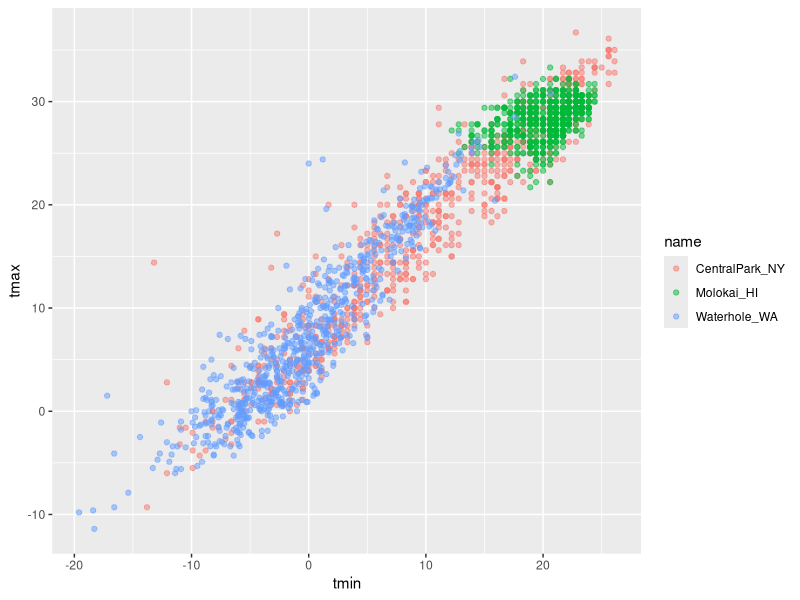
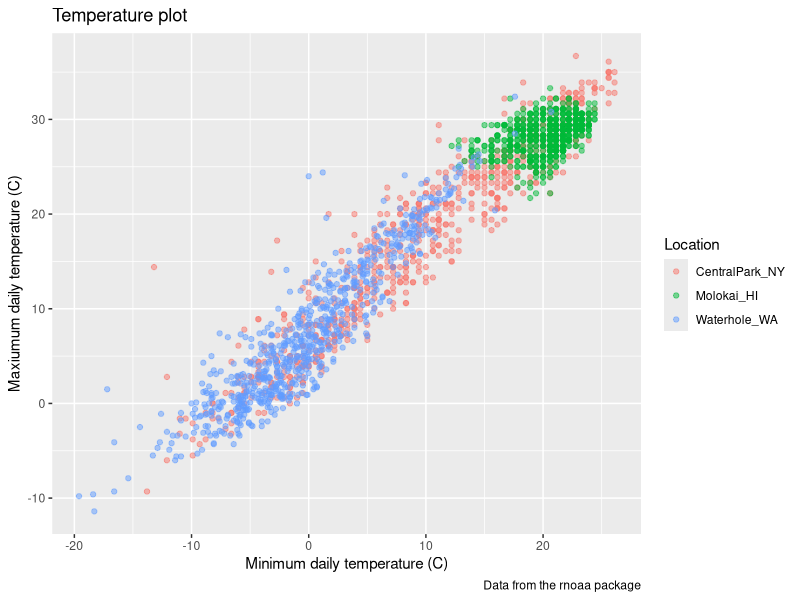
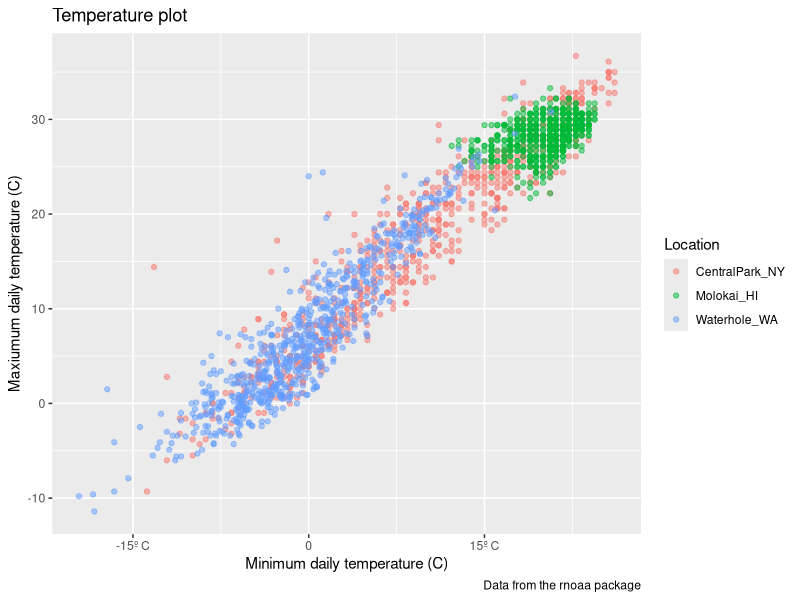
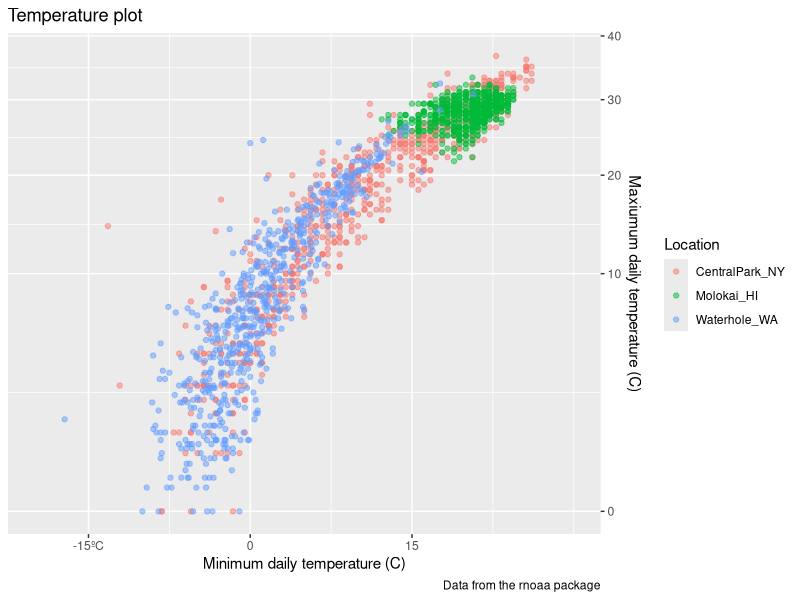
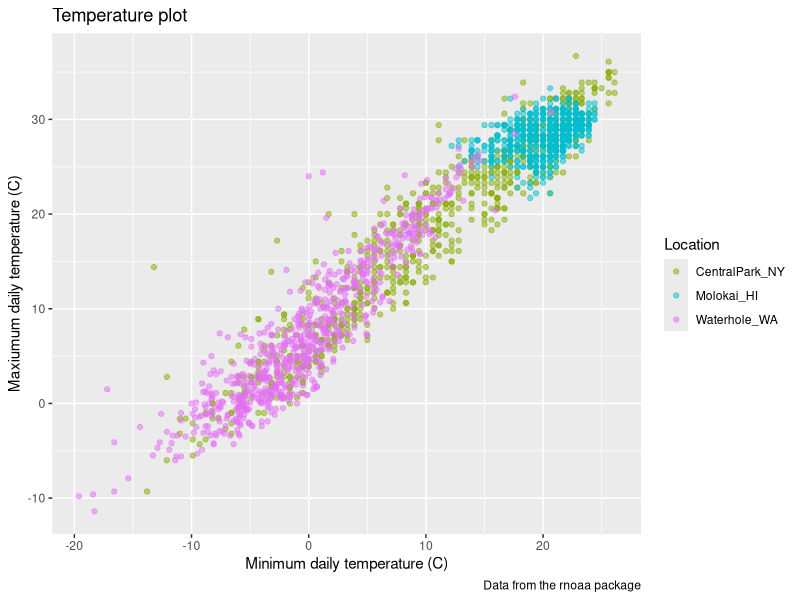
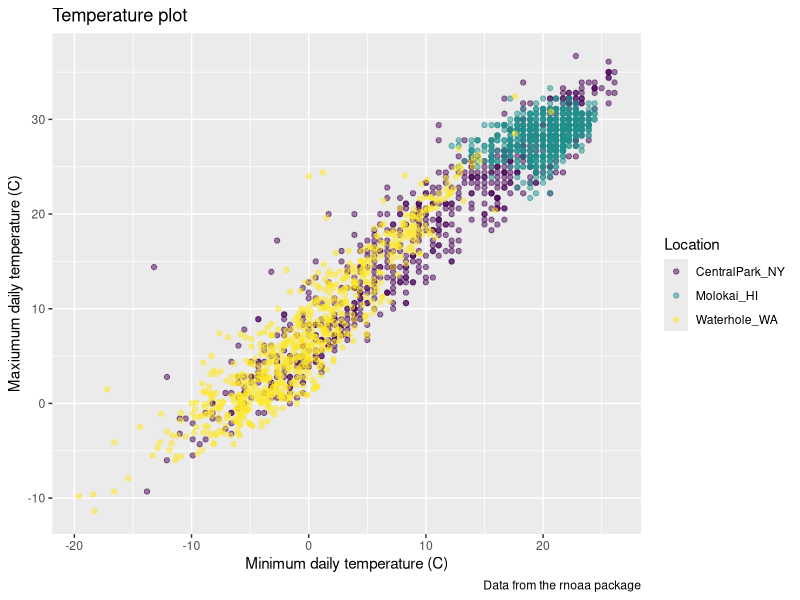

Reproduce these figures in R, in order.
## ---- chunk 1
library(tidyverse)
library(patchwork)
## ---- chunk 2
weather_df = read_csv("data/weather_df.csv")

weather_df
## ---- chunk 3
weather_df %>%
  ggplot(aes(x = tmin, y = tmax, color = name)) +
  geom_point(alpha = .5)
## ---- chunk 4
weather_df %>%
  ggplot(aes(x = tmin, y = tmax, color = name)) +
  geom_point(alpha = .5) +
  labs(
    title = "Temperature plot",
    x = "Minimum daily temperature (C)",
    y = "Maxiumum daily temperature (C)",
    color = "Location", #图例的名称
    caption = "Data from the rnoaa package"
  )
## ---- chunk 5
weather_df |> 
  ggplot(aes(x = tmin, y = tmax)) + 
  geom_point(aes(color = name), alpha = .5) + 
  labs(
    title = "Temperature plot",
    x = "Minimum daily temperature (C)",
    y = "Maxiumum daily temperature (C)",
    color = "Location",
    caption = "Data from the rnoaa package") + 
  scale_x_continuous(
    breaks = c(-15, 0, 15), 
    labels = c("-15º C", "0", "15º C"))
## ---- chunk 6
weather_df |> 
  ggplot(aes(x = tmin, y = tmax)) + 
  geom_point(aes(color = name), alpha = .5) + 
  labs(
    title = "Temperature plot",
    x = "Minimum daily temperature (C)",
    y = "Maxiumum daily temperature (C)",
    color = "Location",
    caption = "Data from the rnoaa package") + 
  scale_x_continuous(
    breaks = c(-15, 0, 15), 
    labels = c("-15ºC", "0", "15"),
    limits = c(-20, 30)) + 
  scale_y_continuous(
    trans = "sqrt", #also can use `log`...
    position = "right")
## ---- chunk 7
weather_df |> 
  ggplot(aes(x = tmin, y = tmax)) + 
  geom_point(aes(color = name), alpha = .5) + 
  labs(
    title = "Temperature plot",
    x = "Minimum daily temperature (C)",
    y = "Maxiumum daily temperature (C)",
    color = "Location",
    caption = "Data from the rnoaa package") + 
  scale_color_hue(h = c(100, 300)) #`scale`尺度, `hue`色调
## ---- chunk 8
ggp_temp_plot = 
  weather_df |> 
  ggplot(aes(x = tmin, y = tmax)) + 
  geom_point(aes(color = name), alpha = .5) + 
  labs(
    title = "Temperature plot",
    x = "Minimum daily temperature (C)",
    y = "Maxiumum daily temperature (C)",
    color = "Location",
    caption = "Data from the rnoaa package"
  ) + 
  viridis::scale_color_viridis( 
    name = "Location", 
    discrete = TRUE
  ) #in viridis color绿藻色

ggp_temp_plot
